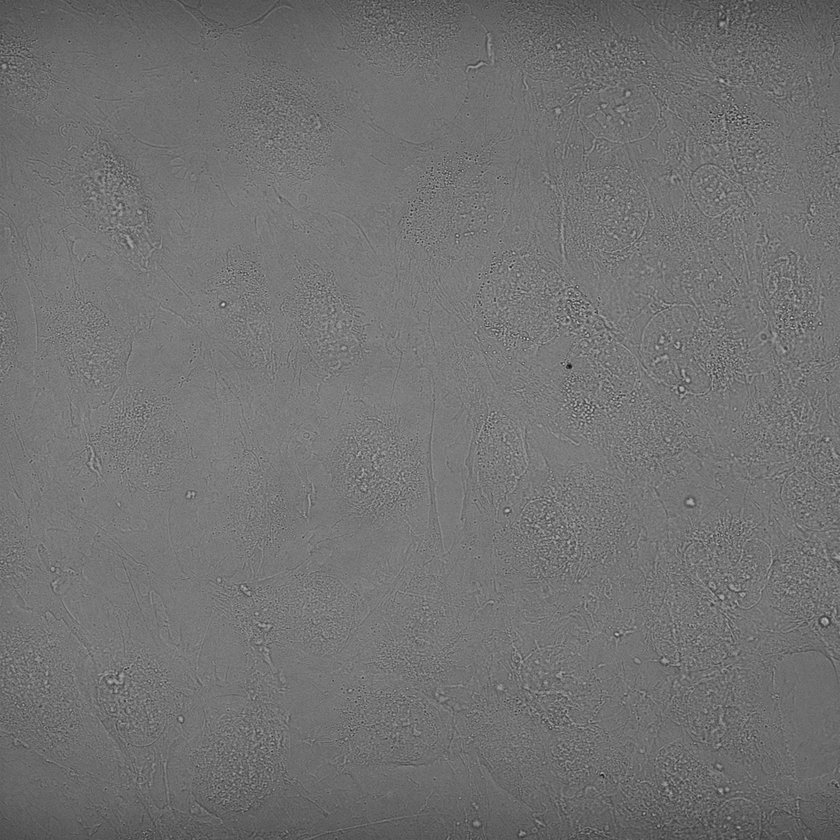
#> input picture Data/Hoechst/brightfield/1919-900000002.png, 840 x 840 px, shrunk from 1024 x 1024 before the run, found by its file name; its folder holds only this picture in this run
$ python tif_to_png.py
#> lines starting #> are read from the running program, lines starting #| are printed output that depends on the picture
import os
import cv2

bright_field = "/home/ccy/cellcycle/data/FUCCI_RFP_GFP/brightfield"

def tif_to_png(input_path,output_path_root,save_file_name):

#> called with output_path_root = '/home/ccy/cellcycle/data/FUCCI_RFP_GFP', save_file_name = 'brightfield_png'
    file = os.listdir(input_path)
    print(len(file))
    for i in range(len(file)):
        try:
            image = cv2.imread(os.path.join(input_path, file[i]))
#> image is the input picture: shape (840, 840, 3); min 16, max 216, mean 114.1
            if image is None:
                raise Exception("Failed to read image")

            image = cv2.cvtColor(image, cv2.COLOR_BGR2GRAY)
#> image: shape (840, 840)

            # [8 lines of commented-out code are left out]

            clahe = cv2.createCLAHE(clipLimit=2.0, tileGridSize=(8,8))
            image = clahe.apply(image)
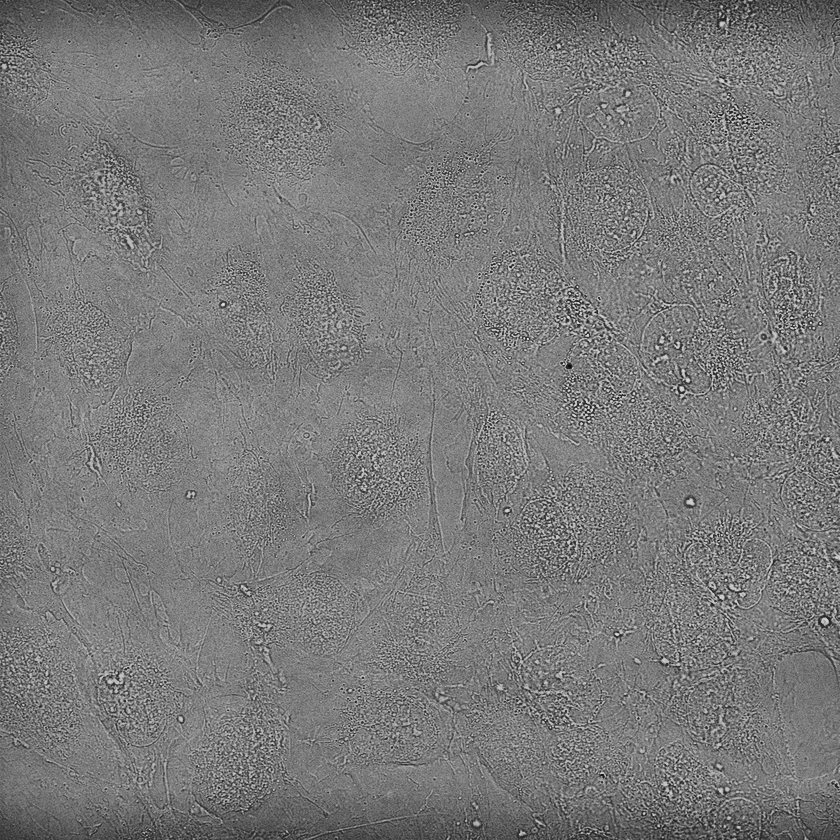
#> image: shape (840, 840); min 9, max 229, mean 121.4

            os.chdir(output_path_root)
            output_path = os.path.join(output_path_root, save_file_name)
            if not os.path.exists(output_path):
                os.makedirs(output_path)
            cv2.imwrite(os.path.join(output_path, "{}.png".format(os.path.splitext(file[i])[0])),image)

        except Exception as e:
            print("Failed to process image {}: {}".format(file[i], e))
        finally:
            if image is not None:
                del image

tif_to_png(bright_field, "/home/ccy/cellcycle/data/FUCCI_RFP_GFP", "brightfield_png")
